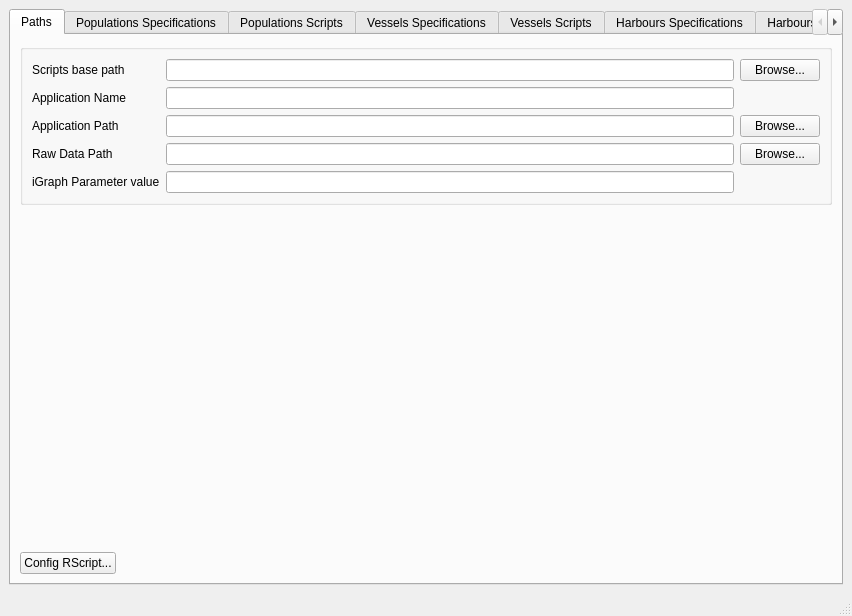
<?xml version="1.0" encoding="UTF-8"?>
<ui version="4.0">
 <class>VesselEditorMainWindow</class>
 <widget class="QMainWindow" name="VesselEditorMainWindow">
  <property name="geometry">
   <rect>
    <x>0</x>
    <y>0</y>
    <width>852</width>
    <height>616</height>
   </rect>
  </property>
  <property name="windowTitle">
   <string>Objects Editor</string>
  </property>
  <widget class="QWidget" name="centralwidget">
   <layout class="QHBoxLayout" name="horizontalLayout_4">
    <item>
     <widget class="QTabWidget" name="tabWidget">
      <property name="currentIndex">
       <number>0</number>
      </property>
      <widget class="QWidget" name="tabPaths">
       <attribute name="title">
        <string>Paths</string>
       </attribute>
       <layout class="QVBoxLayout" name="verticalLayout_4">
        <item>
         <widget class="QGroupBox" name="groupBox_2">
          <property name="title">
           <string/>
          </property>
          <layout class="QGridLayout" name="gridLayout">
           <item row="2" column="0">
            <widget class="QLabel" name="label_3">
             <property name="text">
              <string>Application Name</string>
             </property>
            </widget>
           </item>
           <item row="2" column="1">
            <widget class="QLineEdit" name="applicationName"/>
           </item>
           <item row="8" column="3">
            <widget class="QPushButton" name="browseGISPath">
             <property name="text">
              <string>Browse...</string>
             </property>
            </widget>
           </item>
           <item row="8" column="1">
            <widget class="QLineEdit" name="gisPath"/>
           </item>
           <item row="4" column="0">
            <widget class="QLabel" name="label_9">
             <property name="text">
              <string>Application Path</string>
             </property>
            </widget>
           </item>
           <item row="10" column="0">
            <widget class="QLabel" name="label_5">
             <property name="text">
              <string>iGraph Parameter value</string>
             </property>
            </widget>
           </item>
           <item row="10" column="1">
            <widget class="QLineEdit" name="iGraph"/>
           </item>
           <item row="8" column="0">
            <widget class="QLabel" name="label_8">
             <property name="text">
              <string>Raw Data Path</string>
             </property>
            </widget>
           </item>
           <item row="4" column="3">
            <widget class="QPushButton" name="browseInputPath">
             <property name="text">
              <string>Browse...</string>
             </property>
            </widget>
           </item>
           <item row="4" column="1">
            <widget class="QLineEdit" name="inputPath"/>
           </item>
           <item row="0" column="3">
            <widget class="QPushButton" name="browseBasePath">
             <property name="text">
              <string>Browse...</string>
             </property>
            </widget>
           </item>
           <item row="0" column="0">
            <widget class="QLabel" name="label_4">
             <property name="text">
              <string>Scripts base path</string>
             </property>
            </widget>
           </item>
           <item row="0" column="1">
            <widget class="QLineEdit" name="scriptsPath"/>
           </item>
          </layout>
         </widget>
        </item>
        <item>
         <spacer name="verticalSpacer_2">
          <property name="orientation">
           <enum>Qt::Vertical</enum>
          </property>
          <property name="sizeHint" stdset="0">
           <size>
            <width>20</width>
            <height>346</height>
           </size>
          </property>
         </spacer>
        </item>
        <item>
         <layout class="QHBoxLayout" name="horizontalLayout_3">
          <item>
           <widget class="QPushButton" name="configRScript">
            <property name="text">
             <string>Config RScript...</string>
            </property>
           </widget>
          </item>
          <item>
           <spacer name="horizontalSpacer">
            <property name="orientation">
             <enum>Qt::Horizontal</enum>
            </property>
            <property name="sizeHint" stdset="0">
             <size>
              <width>40</width>
              <height>20</height>
             </size>
            </property>
           </spacer>
          </item>
         </layout>
        </item>
       </layout>
      </widget>
      <widget class="QWidget" name="tabPopSpecs">
       <attribute name="title">
        <string>Populations Specifications</string>
       </attribute>
       <layout class="QVBoxLayout" name="verticalLayout_5">
        <item>
         <widget class="QTabWidget" name="popSpecsTab">
          <property name="currentIndex">
           <number>3</number>
          </property>
          <widget class="QWidget" name="tabPopSpecs1">
           <attribute name="title">
            <string>Specs 1</string>
           </attribute>
           <layout class="QVBoxLayout" name="verticalLayout_6">
            <item>
             <widget class="CsvSpecsPage" name="popSpecs1" native="true"/>
            </item>
           </layout>
          </widget>
          <widget class="QWidget" name="tabPopSpecs2">
           <attribute name="title">
            <string>Specs 2</string>
           </attribute>
           <layout class="QVBoxLayout" name="verticalLayout_7">
            <item>
             <widget class="CsvSpecsPage" name="popSpecs2" native="true"/>
            </item>
           </layout>
          </widget>
          <widget class="QWidget" name="tabPopSpecs3">
           <attribute name="title">
            <string>Specs 3</string>
           </attribute>
           <layout class="QVBoxLayout" name="verticalLayout_8">
            <item>
             <widget class="CsvSpecsPage" name="popSpecs3" native="true"/>
            </item>
           </layout>
          </widget>
          <widget class="QWidget" name="tabPopShapefiles">
           <attribute name="title">
            <string>Shapefiles</string>
           </attribute>
           <layout class="QGridLayout" name="gridLayout_2" columnstretch="0,1">
            <item row="0" column="0">
             <widget class="QListView" name="popShapefilesList"/>
            </item>
            <item row="0" column="1">
             <widget class="qmapcontrol::QMapControl" name="popShapefilesMap" native="true"/>
            </item>
            <item row="1" column="0" colspan="2">
             <widget class="QLabel" name="popShapefilesPath">
              <property name="text">
               <string>shapefiles path:</string>
              </property>
             </widget>
            </item>
           </layout>
          </widget>
         </widget>
        </item>
       </layout>
      </widget>
      <widget class="QWidget" name="tabPopScripts">
       <attribute name="title">
        <string>Populations Scripts</string>
       </attribute>
       <layout class="QVBoxLayout" name="verticalLayout_9">
        <item>
         <widget class="RunScriptsPage" name="popScriptsPage" native="true"/>
        </item>
       </layout>
      </widget>
      <widget class="QWidget" name="tabVessels">
       <attribute name="title">
        <string>Vessels Specifications</string>
       </attribute>
       <layout class="QVBoxLayout" name="verticalLayout_2">
        <item>
         <widget class="QTabWidget" name="tabVesselsSpecsTabWidget">
          <property name="currentIndex">
           <number>2</number>
          </property>
          <widget class="QWidget" name="tabVesselsSpecs">
           <attribute name="title">
            <string>Specs 1</string>
           </attribute>
           <layout class="QVBoxLayout" name="verticalLayout_10">
            <item>
             <widget class="CsvSpecsPage" name="vesselsCsvPage" native="true"/>
            </item>
           </layout>
          </widget>
          <widget class="QWidget" name="tabVesselsSpecs2">
           <attribute name="title">
            <string>Specs 2</string>
           </attribute>
           <layout class="QVBoxLayout" name="verticalLayout_11">
            <item>
             <widget class="CsvSpecsPage" name="vesselsCsvPage_2" native="true"/>
            </item>
           </layout>
          </widget>
          <widget class="QWidget" name="tabVesselsShapefiles">
           <attribute name="title">
            <string>Shapefiles</string>
           </attribute>
           <layout class="QGridLayout" name="gridLayout_3" columnstretch="0,1">
            <item row="0" column="0">
             <widget class="QListView" name="vesselsShapefileList"/>
            </item>
            <item row="0" column="1">
             <widget class="qmapcontrol::QMapControl" name="vesselsShapefileMap" native="true"/>
            </item>
            <item row="1" column="0" colspan="2">
             <widget class="QLabel" name="vesselsShapefilePath">
              <property name="text">
               <string>Shapefiles Path</string>
              </property>
             </widget>
            </item>
           </layout>
           <zorder>vesselsShapefileMap</zorder>
           <zorder>vesselsShapefileList</zorder>
           <zorder>vesselsShapefilePath</zorder>
          </widget>
         </widget>
        </item>
       </layout>
      </widget>
      <widget class="QWidget" name="tabVesselsScript">
       <attribute name="title">
        <string>Vessels Scripts</string>
       </attribute>
       <layout class="QVBoxLayout" name="verticalLayout_3">
        <item>
         <widget class="RunScriptsPage" name="vesselsScriptsPage" native="true"/>
        </item>
       </layout>
      </widget>
      <widget class="QWidget" name="tabHarboursSpec">
       <attribute name="title">
        <string>Harbours Specifications</string>
       </attribute>
       <layout class="QVBoxLayout" name="verticalLayout_26">
        <item>
         <widget class="QTabWidget" name="tabHarboursContainer">
          <property name="currentIndex">
           <number>0</number>
          </property>
          <widget class="QWidget" name="tabHarboursSpecSubpage1">
           <attribute name="title">
            <string>Specs 1</string>
           </attribute>
           <layout class="QVBoxLayout" name="verticalLayout_12">
            <item>
             <widget class="CsvSpecsPage" name="harbourCsvPage" native="true"/>
            </item>
           </layout>
          </widget>
          <widget class="QWidget" name="tabHarboursSpecSubpage2">
           <attribute name="title">
            <string>Specs 2</string>
           </attribute>
           <layout class="QVBoxLayout" name="verticalLayout_27">
            <item>
             <widget class="CsvSpecsPage" name="harbourCsvPage2" native="true"/>
            </item>
           </layout>
          </widget>
         </widget>
        </item>
       </layout>
      </widget>
      <widget class="QWidget" name="tabHarboursScripts">
       <attribute name="title">
        <string>Harbours Scripts</string>
       </attribute>
       <layout class="QVBoxLayout" name="verticalLayout_13">
        <item>
         <widget class="RunScriptsPage" name="harboursScriptsPage" native="true"/>
        </item>
       </layout>
      </widget>
      <widget class="QWidget" name="tabShippingSpecs">
       <attribute name="title">
        <string>Shippings Specifications</string>
       </attribute>
       <layout class="QVBoxLayout" name="verticalLayout_14">
        <item>
         <widget class="QTabWidget" name="tabShippingSpecsContainer">
          <property name="currentIndex">
           <number>0</number>
          </property>
          <widget class="QWidget" name="tabShippingSpecsPage1">
           <attribute name="title">
            <string>Specs 1</string>
           </attribute>
           <layout class="QVBoxLayout" name="verticalLayout_15">
            <item>
             <widget class="CsvSpecsPage" name="ShippingCsvPage1" native="true"/>
            </item>
           </layout>
          </widget>
          <widget class="QWidget" name="tabShippingSpecsPage2">
           <attribute name="title">
            <string>Specs 2</string>
           </attribute>
           <layout class="QVBoxLayout" name="verticalLayout_16">
            <item>
             <widget class="CsvSpecsPage" name="ShippingCsvPage2" native="true"/>
            </item>
           </layout>
          </widget>
         </widget>
        </item>
       </layout>
      </widget>
      <widget class="QWidget" name="tabShippingScripts">
       <attribute name="title">
        <string>Shippings Scripts</string>
       </attribute>
       <layout class="QVBoxLayout" name="verticalLayout_18">
        <item>
         <widget class="RunScriptsPage" name="shippingsScriptsPage" native="true"/>
        </item>
       </layout>
      </widget>
      <widget class="QWidget" name="tabFishfarmSpecs">
       <attribute name="title">
        <string>Fishfarms specifications</string>
       </attribute>
       <layout class="QVBoxLayout" name="verticalLayout_20">
        <item>
         <widget class="CsvSpecsPage" name="fishfarmsCsvPage" native="true"/>
        </item>
       </layout>
      </widget>
      <widget class="QWidget" name="tabFishfarmsScriptsPage">
       <attribute name="title">
        <string>Fishfarms Scripts</string>
       </attribute>
       <layout class="QVBoxLayout" name="verticalLayout_21">
        <item>
         <widget class="RunScriptsPage" name="fishfarmsScriptsPage" native="true"/>
        </item>
       </layout>
      </widget>
      <widget class="QWidget" name="tabBenthosSpecs">
       <attribute name="title">
        <string>Benthos Specifications</string>
       </attribute>
       <layout class="QVBoxLayout" name="verticalLayout_23">
        <item>
         <widget class="QTabWidget" name="tabBenthosSubpages">
          <property name="currentIndex">
           <number>0</number>
          </property>
          <widget class="QWidget" name="tabBenthosSpecsSubpage">
           <attribute name="title">
            <string>Specs</string>
           </attribute>
           <layout class="QVBoxLayout" name="verticalLayout_25">
            <item>
             <widget class="CsvSpecsPage" name="benthosCsvPage1" native="true"/>
            </item>
           </layout>
          </widget>
          <widget class="QWidget" name="tabBenthosSpecsSubpage2">
           <attribute name="title">
            <string>Specs 2</string>
           </attribute>
           <layout class="QVBoxLayout" name="verticalLayout">
            <item>
             <widget class="CsvSpecsPage" name="benthosCsvPage2" native="true"/>
            </item>
           </layout>
          </widget>
          <widget class="QWidget" name="tabBenthosShapefileSubpage">
           <attribute name="title">
            <string>Shapefiles</string>
           </attribute>
           <layout class="QHBoxLayout" name="horizontalLayout_5" stretch="0,1">
            <item>
             <widget class="QListView" name="benthosShapefilesList"/>
            </item>
            <item>
             <widget class="qmapcontrol::QMapControl" name="benthosShapefilesMap" native="true"/>
            </item>
           </layout>
          </widget>
         </widget>
        </item>
       </layout>
      </widget>
      <widget class="QWidget" name="tabBenthosScriptsPage">
       <attribute name="title">
        <string>Benthos Scripts</string>
       </attribute>
       <layout class="QVBoxLayout" name="verticalLayout_24">
        <item>
         <widget class="RunScriptsPage" name="benthosScriptsPage" native="true"/>
        </item>
       </layout>
      </widget>
      <widget class="QWidget" name="tabSimuScript">
       <attribute name="title">
        <string>Simu Config</string>
       </attribute>
       <layout class="QVBoxLayout" name="verticalLayout_22">
        <item>
         <widget class="RunScriptsPage" name="simuScriptsPage" native="true"/>
        </item>
       </layout>
      </widget>
     </widget>
    </item>
   </layout>
  </widget>
  <widget class="QStatusBar" name="statusbar"/>
  <action name="action_Load_Vessels_Spec">
   <property name="text">
    <string>&amp;Load Vessels Spec...</string>
   </property>
  </action>
  <action name="actionSave_Vessels_Spec">
   <property name="text">
    <string>Save Vessels Spec...</string>
   </property>
  </action>
  <action name="actionRscript_location">
   <property name="text">
    <string>Rscript executable location...</string>
   </property>
  </action>
  <action name="actionScripts_location">
   <property name="text">
    <string>Scripts Selection...</string>
   </property>
   <property name="toolTip">
    <string>Customize the scripts selection.</string>
   </property>
  </action>
 </widget>
 <customwidgets>
  <customwidget>
   <class>CsvSpecsPage</class>
   <extends>QWidget</extends>
   <header>csvspecspage.h</header>
   <container>1</container>
  </customwidget>
  <customwidget>
   <class>RunScriptsPage</class>
   <extends>QWidget</extends>
   <header>runscriptspage.h</header>
   <container>1</container>
  </customwidget>
  <customwidget>
   <class>qmapcontrol::QMapControl</class>
   <extends>QWidget</extends>
   <header>QMapControl.h</header>
   <container>1</container>
  </customwidget>
 </customwidgets>
 <tabstops>
  <tabstop>tabWidget</tabstop>
 </tabstops>
 <resources/>
 <connections/>
</ui>
